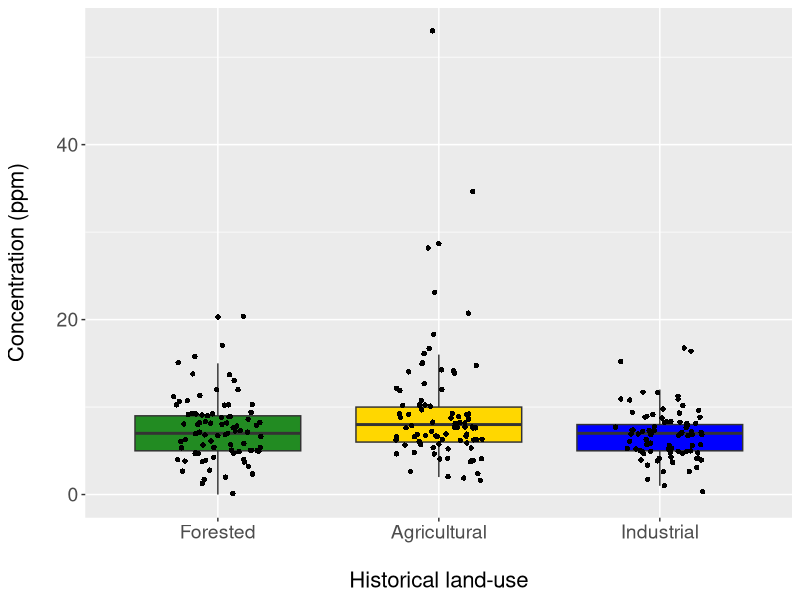
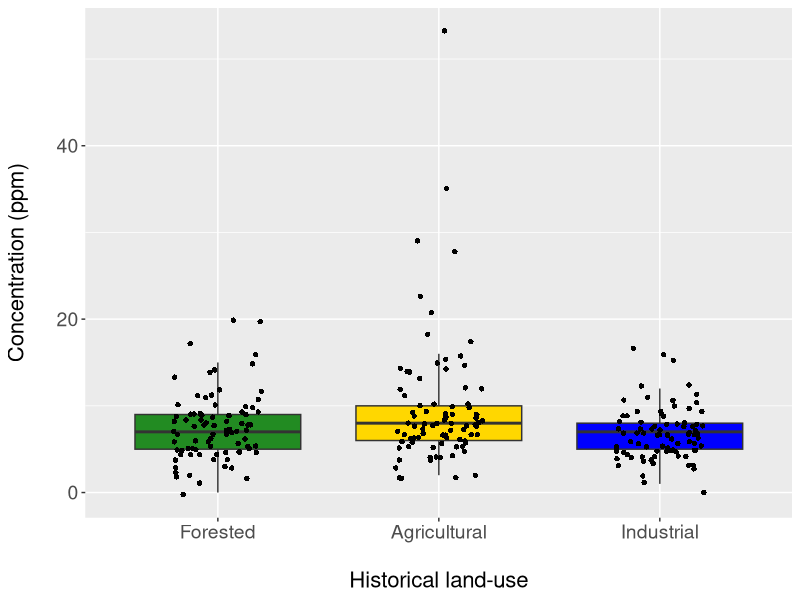

The R source for these figures, in order: (Note: this script raises an error after producing the figures.)
# Data and packages
metal <- read.csv("Input/metals_glmm.csv")
metal$legacy <- as.factor(metal$legacy)
install.packages(c("tidyverse","ggrepel","lme4","lmerTest","MuMIn","performance","DHARMa","car"))
my_packages <- c("tidyverse","ggrepel","lme4","lmerTest","MuMIn","performance","DHARMa","car")
lapply(my_packages, require, character.only = TRUE)

# Boxplot of soil arsenic
metal$legacy <- factor(metal$legacy, levels = c("forested", "agricultural", "industrial")) # Reorder levels
ggplot(data = metal, aes(x = legacy, y = As_conc, fill = legacy)) + 
  geom_boxplot(outlier.shape = NA) + 
  geom_jitter(shape = 16, size = 1.5, position = position_jitter(0.2)) +
  labs(x = "\nHistorical land-use",
       y = "Concentration (ppm)\n") +
  theme_gray() +
  theme(legend.position = "none",
        axis.text.x = element_text(size = 14),
        axis.text.y = element_text(size = 14),
        axis.title.x = element_text(size = 16),
        axis.title.y = element_text(size = 16)) +
  scale_fill_manual(values = c("forestgreen","gold","blue")) +
  scale_x_discrete(labels = c("Forested","Agricultural","Industrial"))
ggsave("arsenic_boxplot.png", plot = last_plot(), units = "px", dpi = 450, path = "Figures/glmm_metals/Arsenic") 

# Fitting the model
mod_As <- lmer(As_conc ~ legacy + (1|site_id), data = metal, REML = TRUE)

# Goodness-of-fit
r.squaredGLMM(mod_As)

# Test of effects: KR approximation
anova(mod_As, type = 3, ddf = "Kenward-Roger")

# Checking for violated model assumptions
check_model(mod_As)
simul_output <- (simulateResiduals(fittedModel = mod_As))
plot(simul_output) 

# Check for model independence
e <- resid(mod_As)
durbinWatsonTest(e)
acf(e)

# Graphing model predictions
metal$predict_As <- predict(mod_As, type = "response", newdata = metal)
ggplot(metal, aes(x = legacy, y = predict_As, fill = legacy)) +
  geom_boxplot() +
  geom_jitter(shape = 16, size = 1.5, position = position_jitter(0.2)) + 
  theme_gray() +
  labs(y = "Predicted concentration (ppm)\n",
       x = "\nHistorical land-use") +
  theme(axis.text.x = element_text(size = 14),
        axis.text.y = element_text(size = 14),
        axis.title.x = element_text(size = 16),
        axis.title.y = element_text(size = 16),
        legend.position = "none") +
  scale_x_discrete(labels = c("Forested","Agricultural","Industrial")) + 
  scale_fill_manual(values = c("forestgreen","gold","blue"))  
ggsave("glmm_result.png", plot = last_plot(), units = "px", dpi = 450, path = "Figures/glmm_metals/Arsenic")

